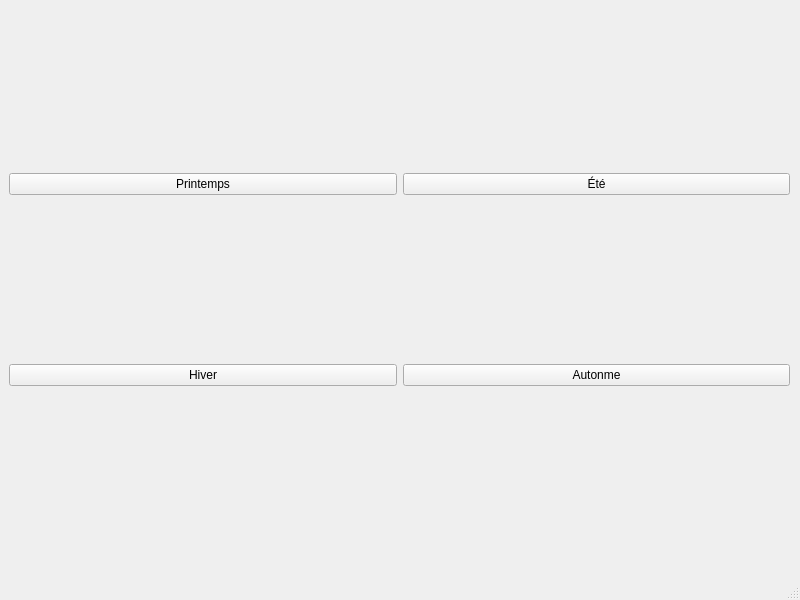
<?xml version="1.0" encoding="UTF-8"?>
<ui version="4.0">
 <class>MainWindow</class>
 <widget class="QMainWindow" name="MainWindow">
  <property name="geometry">
   <rect>
    <x>0</x>
    <y>0</y>
    <width>800</width>
    <height>600</height>
   </rect>
  </property>
  <property name="windowTitle">
   <string>MainWindow</string>
  </property>
  <widget class="QWidget" name="centralwidget">
   <widget class="QWidget" name="horizontalLayoutWidget">
    <property name="geometry">
     <rect>
      <x>9</x>
      <y>9</y>
      <width>781</width>
      <height>541</height>
     </rect>
    </property>
    <layout class="QHBoxLayout" name="horizontalLayout">
     <item>
      <layout class="QVBoxLayout" name="verticalLayout_3">
       <item>
        <spacer name="verticalSpacer">
         <property name="orientation">
          <enum>Qt::Vertical</enum>
         </property>
         <property name="sizeHint" stdset="0">
          <size>
           <width>20</width>
           <height>40</height>
          </size>
         </property>
        </spacer>
       </item>
       <item>
        <widget class="QPushButton" name="springButton">
         <property name="text">
          <string>Printemps</string>
         </property>
        </widget>
       </item>
       <item>
        <spacer name="verticalSpacer_2">
         <property name="orientation">
          <enum>Qt::Vertical</enum>
         </property>
         <property name="sizeHint" stdset="0">
          <size>
           <width>20</width>
           <height>40</height>
          </size>
         </property>
        </spacer>
       </item>
       <item>
        <widget class="QPushButton" name="winterButton">
         <property name="text">
          <string>Hiver</string>
         </property>
        </widget>
       </item>
       <item>
        <spacer name="verticalSpacer_3">
         <property name="orientation">
          <enum>Qt::Vertical</enum>
         </property>
         <property name="sizeHint" stdset="0">
          <size>
           <width>20</width>
           <height>40</height>
          </size>
         </property>
        </spacer>
       </item>
      </layout>
     </item>
     <item>
      <layout class="QVBoxLayout" name="verticalLayout">
       <item>
        <spacer name="verticalSpacer_4">
         <property name="orientation">
          <enum>Qt::Vertical</enum>
         </property>
         <property name="sizeHint" stdset="0">
          <size>
           <width>20</width>
           <height>40</height>
          </size>
         </property>
        </spacer>
       </item>
       <item>
        <widget class="QPushButton" name="summerButton">
         <property name="text">
          <string>Été</string>
         </property>
        </widget>
       </item>
       <item>
        <spacer name="verticalSpacer_5">
         <property name="orientation">
          <enum>Qt::Vertical</enum>
         </property>
         <property name="sizeHint" stdset="0">
          <size>
           <width>20</width>
           <height>40</height>
          </size>
         </property>
        </spacer>
       </item>
       <item>
        <widget class="QPushButton" name="fallButton">
         <property name="text">
          <string>Autonme</string>
         </property>
        </widget>
       </item>
       <item>
        <spacer name="verticalSpacer_6">
         <property name="orientation">
          <enum>Qt::Vertical</enum>
         </property>
         <property name="sizeHint" stdset="0">
          <size>
           <width>20</width>
           <height>40</height>
          </size>
         </property>
        </spacer>
       </item>
      </layout>
     </item>
    </layout>
   </widget>
  </widget>
  <widget class="QMenuBar" name="menubar">
   <property name="geometry">
    <rect>
     <x>0</x>
     <y>0</y>
     <width>800</width>
     <height>22</height>
    </rect>
   </property>
  </widget>
  <widget class="QStatusBar" name="statusbar"/>
 </widget>
 <resources/>
 <connections/>
</ui>
